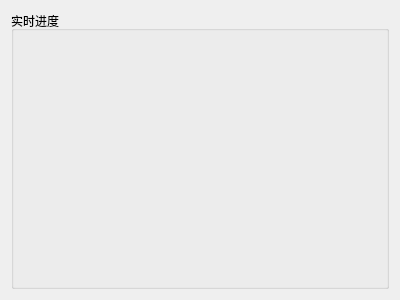
<?xml version="1.0" encoding="UTF-8"?>
<ui version="4.0">
 <class>Pro_StatusWid</class>
 <widget class="QWidget" name="Pro_StatusWid">
  <property name="geometry">
   <rect>
    <x>0</x>
    <y>0</y>
    <width>400</width>
    <height>300</height>
   </rect>
  </property>
  <property name="windowTitle">
   <string>Form</string>
  </property>
  <layout class="QGridLayout" name="gridLayout">
   <item row="0" column="0">
    <widget class="QGroupBox" name="groupBox">
     <property name="title">
      <string>实时进度</string>
     </property>
    </widget>
   </item>
  </layout>
 </widget>
 <resources/>
 <connections/>
</ui>
